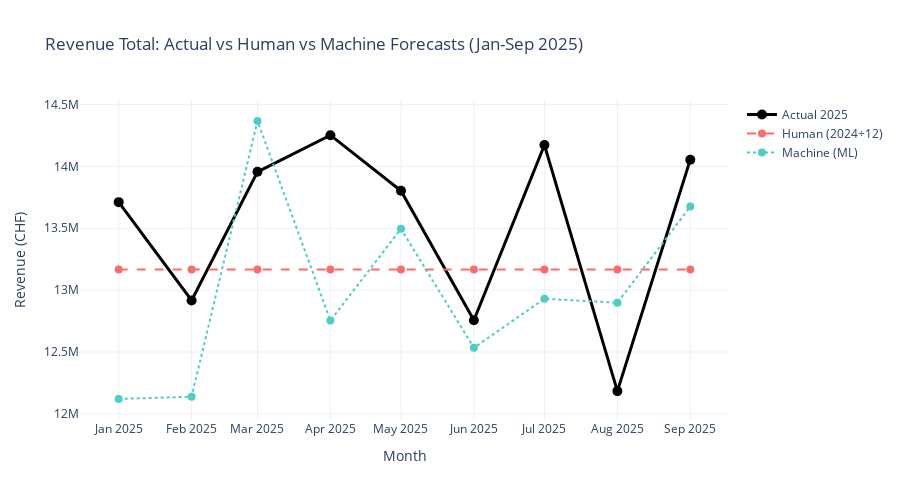

Notebook source saved alongside this figure:
### Code cell
# Visualization 2: Monthly Comparison - Revenue Total
fig2 = go.Figure()

# Actual data
fig2.add_trace(go.Scatter(
    x=revenue_results.index,
    y=revenue_results['Actual'],
    mode='lines+markers',
    name='Actual 2025',
    line=dict(color='black', width=3),
    marker=dict(size=10)
))

# Human forecast
fig2.add_trace(go.Scatter(
    x=revenue_results.index,
    y=revenue_results['Human'],
    mode='lines+markers',
    name='Human (2024÷12)',
    line=dict(color='#FF6B6B', width=2, dash='dash'),
    marker=dict(size=8)
))

# Machine forecast
fig2.add_trace(go.Scatter(
    x=revenue_results.index,
    y=revenue_results['Machine'],
    mode='lines+markers',
    name='Machine (ML)',
    line=dict(color='#4ECDC4', width=2, dash='dot'),
    marker=dict(size=8)
))

fig2.update_layout(
    title='Revenue Total: Actual vs Human vs Machine Forecasts (Jan-Sep 2025)',
    xaxis_title='Month',
    yaxis_title='Revenue (CHF)',
    hovermode='x unified',
    height=500,
    template='plotly_white'
)

fig2.show()

# Save
fig2.write_html('../results/forecast_validation_revenue_comparison.html')
print('✓ Saved: results/forecast_validation_revenue_comparison.html')

### Figure 1 — Plotly figure (JSON) as saved in the notebook; plotly's stock layout.template omitted (floating-point values rounded to 4 significant figures)
{"data": [{"line": {"color": "black", "width": 3}, "marker": {"size": 10}, "mode": "lines+markers", "name": "Actual 2025", "type": "scatter", "x": ["2025-01-01T00:00:00", "2025-02-01T00:00:00", "2025-03-01T00:00:00", "2025-04-01T00:00:00", "2025-05-01T00:00:00", "2025-06-01T00:00:00", "2025-07-01T00:00:00", "2025-08-01T00:00:00", "2025-09-01T00:00:00"], "y": [13710000.0, 12920000.0, 13960000.0, 14250000.0, 13800000.0, 12760000.0, 14170000.0, 12180000.0, 14050000.0]}, {"line": {"color": "#FF6B6B", "dash": "dash", "width": 2}, "marker": {"size": 8}, "mode": "lines+markers", "name": "Human (2024÷12)", "type": "scatter", "x": ["2025-01-01T00:00:00", "2025-02-01T00:00:00", "2025-03-01T00:00:00", "2025-04-01T00:00:00", "2025-05-01T00:00:00", "2025-06-01T00:00:00", "2025-07-01T00:00:00", "2025-08-01T00:00:00", "2025-09-01T00:00:00"], "y": [13170000.0, 13170000.0, 13170000.0, 13170000.0, 13170000.0, 13170000.0, 13170000.0, 13170000.0, 13170000.0]}, {"line": {"color": "#4ECDC4", "dash": "dot", "width": 2}, "marker": {"size": 8}, "mode": "lines+markers", "name": "Machine (ML)", "type": "scatter", "x": ["2025-01-01T00:00:00", "2025-02-01T00:00:00", "2025-03-01T00:00:00", "2025-04-01T00:00:00", "2025-05-01T00:00:00", "2025-06-01T00:00:00", "2025-07-01T00:00:00", "2025-08-01T00:00:00", "2025-09-01T00:00:00"], "y": [12120000.0, 12140000.0, 14370000.0, 12750000.0, 13500000.0, 12530000.0, 12930000.0, 12900000.0, 13680000.0]}], "layout": {"height": 500, "hovermode": "x unified", "title": {"text": "Revenue Total: Actual vs Human vs Machine Forecasts (Jan-Sep 2025)"}, "xaxis": {"title": {"text": "Month"}}, "yaxis": {"title": {"text": "Revenue (CHF)"}}}}
